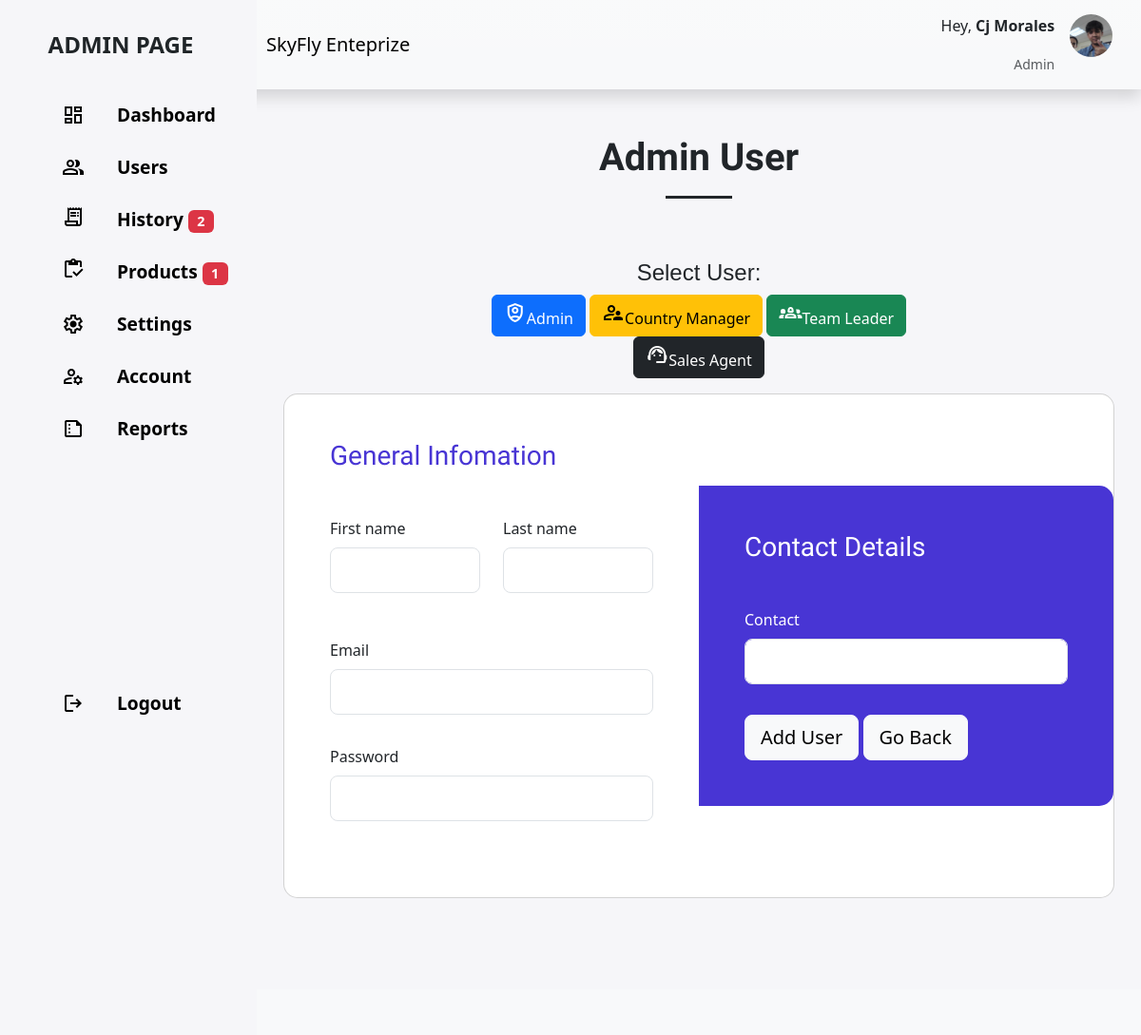
The page /adminbasta/user_addadmin.php (signed in) on the database its author committed.
### tables this page shows
CREATE TABLE `users` (
  `id` int(11) NOT NULL,
  `email` varchar(255) NOT NULL,
  `password` varchar(255) NOT NULL,
  `access_level` int(11) DEFAULT NULL,
  `position` varchar(255) NOT NULL,
  `id_appoint` int(11) NOT NULL,
  `id_team` int(11) NOT NULL,
  `firstname` varchar(255) NOT NULL,
  `lastname` varchar(255) NOT NULL,
  `address` text NOT NULL,
  `contact` varchar(255) NOT NULL,
  `valid_id` varchar(255) NOT NULL,
  `pfp` varchar(255) NOT NULL
);

### adminbasta/user_addadmin.php (the view, shortened to what this page needs)
<?php
require_once '../config/connection.php';
$id = $_SESSION['id'];
$query = "SELECT * FROM users WHERE id='$id'";
$nav = mysqli_query($connection, $query);
$query_restock = "SELECT COUNT(*) AS num_products FROM products WHERE product_quantity <= 20";
$result_restock = mysqli_query($connection, $query_restock);
$row_restock = mysqli_fetch_assoc($result_restock);
$numProductsToRestock = $row_restock['num_products'];
$query_no_appointment = "SELECT COUNT(*) AS num_orders FROM orders WHERE appointed_to = 'No One Appointed'";
$result_no_appointment = mysqli_query($connection, $query_no_appointment);
$row_no_appointment = mysqli_fetch_assoc($result_no_appointment);
$numOrdersNoAppointment = $row_no_appointment['num_orders'];
?>
<!DOCTYPE html>
<html lang="en">
<head>
    <link rel="stylesheet" href="https://cdnjs.cloudflare.com/ajax/libs/twitter-bootstrap/5.3.0/css/bootstrap.min.css">
    <link rel="stylesheet" href="https://cdn.datatables.net/2.0.0/css/dataTables.bootstrap5.css">
    <link rel="stylesheet" href="assets/css/adduser.css">
</head>
<body>
    <main>
        <nav class="navbar navbar-expand-lg navbar-light bg-gradient bg-light py-0 shadow" id="TopNav">
            <div id="navBarBrand-container">
                <a class="navbar-brand">ADMIN PAGE</a>
            </div>
            <div id="navBarMenu-container">
                <div class="ct-top-nav-left">
                    <a class="navbar-brand" href="index.php">SkyFly Enteprize</a>
                </div>
                <div class="ct-top-nav-right">
                    <?php while ($rows = mysqli_fetch_assoc($nav)){ ?>
                    <div class="profile">
                    <div class="info">
                        <p>Hey, <b><?php echo $rows['firstname'] ." ". $rows['lastname']; ?></b></p>
                        <small class="text-muted">Admin</small>
                    </div>
                    <div class="profile-photo">
                        <?php
                        $imagePath = $rows['pfp'];
                        $imageURL = 'http://localhost/Ecomerce2/images/' . $imagePath;
                        echo '<img src="' . $imageURL . '" alt="Product Image">';
                        ?>
                    </div>
                <?php } ?>
                </div>
                </div>
            </div>
        </nav>
        <div id="sidebarNav">
            <ul class="nav-menu">
                <li class="nav-item">
                    <div class="nav-icon">
                        <span class="material-symbols-outlined">
                            </span>
                    </div>
                    <a href="index.php" class="nav-link">Dashboard</a>
                </li>
                <li class="nav-item">
                    <div class="nav-icon">
                        <span class="material-symbols-outlined">
                        </span>
                    </div>
                    <a href="usermanage.php" class="nav-link notification-link">Users
                    </a>
                </li>
                <li class="nav-item">
                    <div class="nav-icon">
                        <div class="notification-icon">
                            <span class="material-symbols-outlined">
                            </span>
                        </div>
                    </div>
                    <a href="order.php" class="nav-link notification-link">
                        <span class="material-icons-outlined">History</span>
                        <?php if ($numOrdersNoAppointment > 0) : ?>
                            <span class="badge bg-danger"><?php echo $numOrdersNoAppointment; ?></span>
                        <?php endif; ?>
                    </a>
                </li>
                <li class="nav-item">
                    <div class="nav-icon">
                        <div class="notification-icon">
                            <span class="material-symbols-outlined">
                            </span>
                        </div>
                    </div>
                    <a href="product.php" class="nav-link notification-link">
                        <span class="material-icons-outlined">Products</span>
                        <?php if ($numProductsToRestock > 0) : ?>
                            <span class="badge bg-danger"><?php echo $numProductsToRestock; ?></span>
                        <?php endif; ?>
                    </a>
                </li>
                <li class="nav-item">
                    <div class="nav-icon">
                        <span class="material-symbols-outlined">
                            </span>
                    </div>
                    <a href="settings.php" class="nav-link">Settings</a>
                </li>
                <li class="nav-item">
                    <div class="nav-icon">
                        <span class="material-symbols-outlined">
                            </span>
                    </div>
                    <a href="accountmanage.php" class="nav-link">Account</a>
                </li>
                <li class="nav-item">
                    <div class="nav-icon">
                        <span class="material-symbols-outlined">
                            </span>
                    </div>
                    <a href="reports.php" class="nav-link">Reports</a>
                </li>
                <li class="nav-item">
                    <div class="nav-icon">
                        <span class="material-symbols-outlined">
                            </span>
                    </div>
                    <a href="logout.php" class="nav-link">Logout</a>
                </li>
            </ul>
        </div>
        <div id="main-wrapper" class="py-5 px-3">
            <h1 class="text-center"><b>Admin User</b></h1>
                <hr class="border-3 border-dark mx-auto opacity-100" style="width:70px">
            <div class="container-fluid-md">
                  <div class="container py-5">
                    <div class="row d-flex justify-content-center align-items-center text-center">
                        <div class="col-md-8 mb-3">
                            <h4 class="text-center">Select User:</h4>
                    <a class="btn btn-primary" href="user_addadmin.php" role="button"><span class="material-symbols-outlined">
                    </span>Admin</a>
                    <a class="btn btn-warning" href="user_addcountry.php" role="button"><span class="material-symbols-outlined">
                    </span>Country Manager</a>
                    <a class="btn btn-success" href="user_addteam.php" role="button"><span class="material-symbols-outlined">
                    </span>Team Leader</a>
                    <a class="btn btn-dark" href="user_addsales.php" role="button"><span class="material-symbols-outlined">
                    </span>Sales Agent</a>
                </div>
            </div>
                    <div class="row d-flex justify-content-center align-items-center h-100">
                      <div class="col-12">
                        <div class="card card-registration card-registration-2" style="border-radius: 15px;">
                          <div class="card-body p-0">
                            <div class="row g-0">
                              <div class="col-lg-6">
                                <div class="p-5">
                <form action="user_addadmin.php" method="POST" enctype="multipart/form-data">
                  <h3 class="fw-normal mb-5" style="color: #4835d4;">General Infomation</h3>
                  <div class="row">
                    <div class="col-md-6 mb-4 pb-2">
                      <div class="form-outline">
                        <label class="form-label" for="form3Examplev2">First name</label>
                        <input type="text" name="firstname" id="form3Examplev2" class="form-control form-control-lg" value="<?php echo isset($_POST['firstname']) ? $_POST['firstname'] : ''; ?>" />
                      </div>
                    </div>
                    <div class="col-md-6 mb-4 pb-2">
                      <div class="form-outline">
                        <label class="form-label" for="form3Examplev3">Last name</label>
                        <input type="text" name="lastname" id="form3Examplev3" class="form-control form-control-lg" value="<?php echo isset($_POST['lastname']) ? $_POST['lastname'] : ''; ?>" />
                      </div>
                    </div>
                  </div>
                  <div class="mb-4 pb-2">
                    <div class="form-outline">
                        <label class="form-label" for="form3Examplev4">Email</label>
                      <input type="text" name="email" id="form3Examplev4" class="form-control form-control-lg" value="<?php echo isset($_POST['email']) ? $_POST['email'] : ''; ?>" />
                    </div>
                  </div>
                  <div class="mb-4 pb-2">
                    <div class="form-outline">
                        <label class="form-label" for="form3Examplev4">Password</label>
                      <input type="password" name="password" id="form3Examplev4" class="form-control form-control-lg" value="<?php echo isset($_POST['password']) ? $_POST['password'] : ''; ?>" />
                    </div>
                  </div>
                </div>
              </div>
              <div class="col-lg-6 bg-indigo text-white">
                <div class="p-5">
                  <h3 class="fw-normal mb-5">Contact Details</h3>
                    <div class="mb-4 pb-2">
                    <div class="form-outline form-white">
                        <label class="form-label" for="form3Examplea2">Contact</label>
                      <input type="text" name="contact" id="form3Examplea2" class="form-control form-control-lg" value="<?php echo isset($_POST['contact']) ? $_POST['contact'] : ''; ?>" />
                    </div>
                  </div>
                  <button type="submit" name="submit" href="usermanage.php" class="btn btn-light btn-lg"
                    data-mdb-ripple-color="dark">Add User</button>
                    <a type="button" href="usermanage.php" class="btn btn-light btn-lg"
                    data-mdb-ripple-color="dark">Go Back</a>
                </div>
              </div>
            </div>
          </div>
        </div>
      </div>
    </div>
  </div>
            </div>
        </div>
        <footer class="shadow-top py-4 col-auto bg-light text-dark" id="footer">
        </footer>
    </main>
</body>
</html>

### adminbasta/assets/css/adduser.css (style rules this page uses)
:root { --color-background: #f6f6f9; }
h1, h2, h3, h4, h5, h6 { font-family: 'Amatic SC', cursive; }
html, body { height: 100%; width: 100%; overflow-x: hidden; }
main { width: 100%; height: 100%; overflow: hidden; display: flex; flex-direction: column; }
main>nav, main>footer { width: 100%; flex-shrink: 1; }
main>div#main-wrapper { width: 100%; flex-grow: 1; height: calc(100%); overflow: auto; }
body { background-color: var(--color-background); }
#navBarBrand-container { display: flex; flex-wrap: wrap; overflow: hidden; padding: 0 15px; justify-content: center; align-items: center; background-color: var(--color-background); min-height: calc(100%); }
#navBarBrand-container .navbar-brand { white-space: break-spaces; font-size: 1.5rem; font-weight: bolder; text-align: center; }
#navBarBrand-container * { color:#202528; }
.ct-top-nav-right .profile { display: flex; gap: 1rem; text-align: right; }
.ct-top-nav-right .profile .profile-photo { width: 2.8rem; height: 2.8rem; border-radius: 50%; overflow: hidden; display: flex; justify-content: center; align-items: center; }
.ct-top-nav-right .profile .profile-photo img { width: 100%; height: 100%; object-fit: cover; }
#navBarMenu-container { display: flex; align-items: center; justify-content: space-between; padding: 15px 30px 15px 10px; }
#navBarMenu-container a { white-space: break-spaces; }
#main-wrapper, #navBarMenu-container, #navBarBrand-container, #footer { transition: width .3s ease-in-out, margin .3s ease-in-out; }
#sidebarNav { width: 350px; position: fixed; left: 0; min-height: 60vh; background-color: var(--color-background); transition: width 0.3s ease-in-out; opacity: 0; overflow: hidden; }
#sidebarNav .nav-menu { width: calc(100%); overflow: auto; padding: 0; flex-direction: column; border-radius: 15px; }
#sidebarNav .nav-menu .nav-item { min-height: 55px; display: flex; list-style: none; padding: 0 15px; align-items: center; border-bottom: 1px solid transparent; transition: transform 0.3s ease-in-out; margin-left: 2rem; gap: 1rem; }
#sidebarNav .nav-menu .nav-item:last-child { position: absolute; bottom: 2rem; width: 100%; }
#sidebarNav .nav-menu .nav-item>.nav-icon { flex-shrink: 1; font-size: 23px; display: flex; align-items: center; justify-content: center; width: 60px; }
#sidebarNav .nav-menu .nav-item>.nav-link { flex-grow: 1; font-size: 1.2rem; font-weight: 600; color: #ededed; }
#sidebarNav .nav-menu .nav-item>.nav-link, #sidebarNav .nav-menu .nav-item>.nav-icon { color: #000; }
.bg-indigo { background-color: #4835d4; }
@media (min-width: 992px) { .card-registration-2 .bg-indigo { border-top-right-radius: 15px; border-bottom-right-radius: 15px; } }
:root { --color-background: #f6f6f9; --bs-light: #f8f9fa; --bs-primary: #0d6efd; --bs-indigo: #6610f2; --bs-danger: #dc3545; --bs-success: #198754; }
h1, h2, h3, h5, h6 { font-family: 'Amatic SC', cursive; }
h4 { font-family: 'Poppins', sans-serif; }
.row { display: flex; justify-content: center; align-items: center; }
#sidebarNav { width: 270px; position: fixed; left: 0; min-height: 60vh; background-color: var(--color-background); transition: width 0.3s ease-in-out; opacity: 0; overflow: hidden; }

### rows shown on the page
users: firstname "Cj", lastname "Morales", pfp (picture)

### other values the page prints
$numOrdersNoAppointment "2"
$numProductsToRestock "1"
